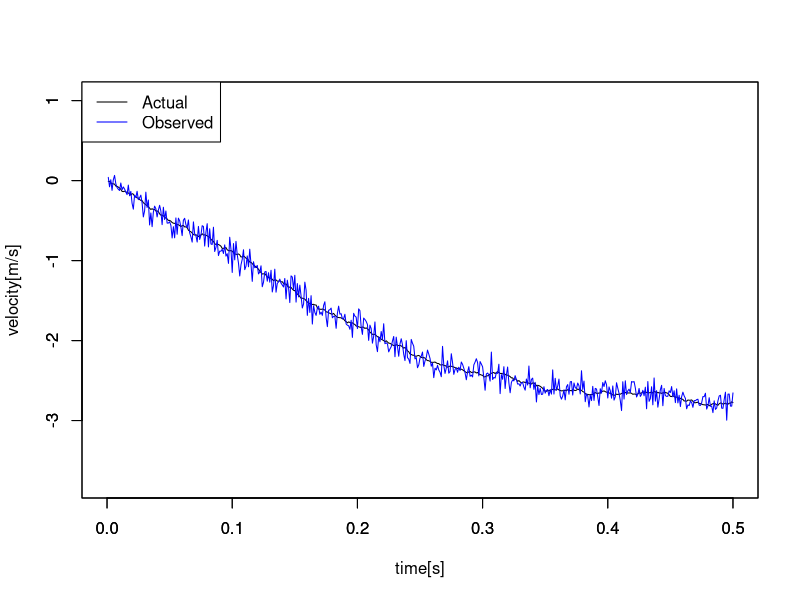
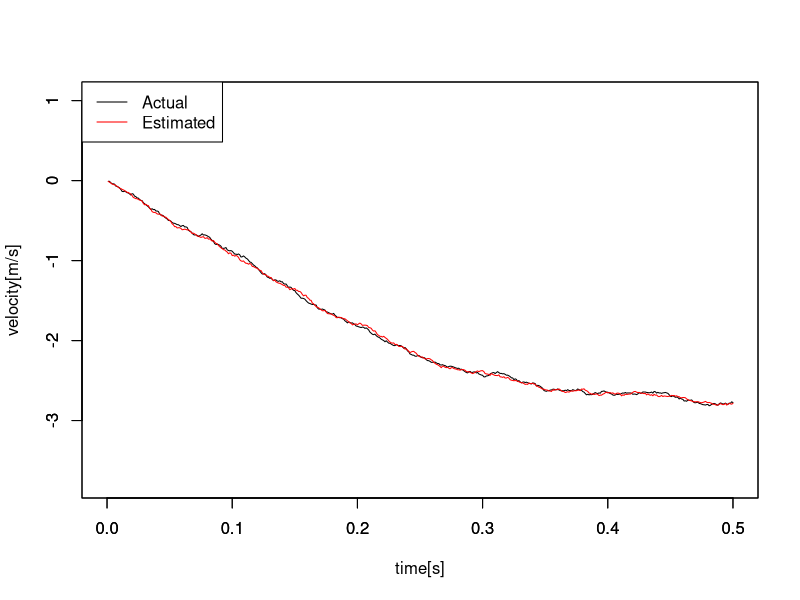
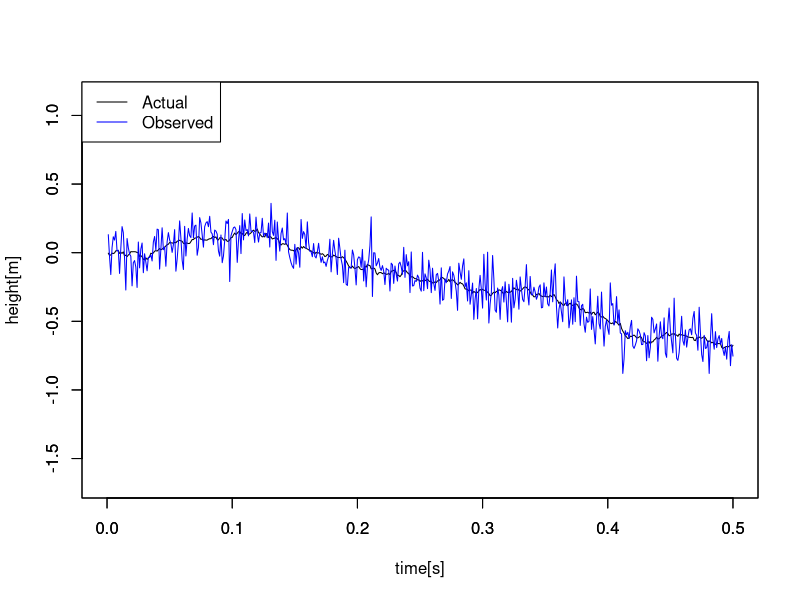
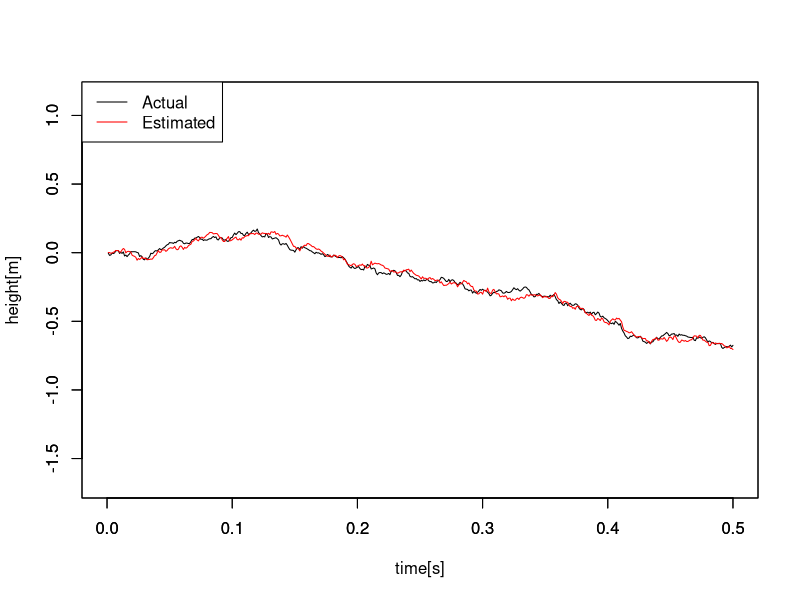
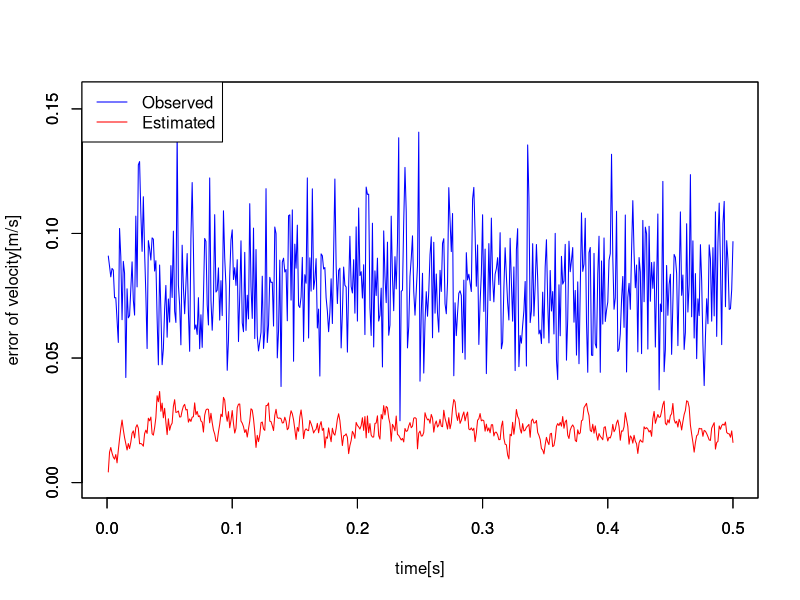

The R script that drew these images, in order:
library(scatterplot3d)
library(numDeriv)
library(MASS)

deltaT <- 0.001 # 時間ステップ
g <- 9.80       # 重力加速度[m/s^2]
kappa <- 1      # 抵抗係数
m <- 1          # 物体の質量[m/kg]
dimension <- 2  # 位置と速度の2次元ベクトル 

f1 <- function(x,v){
  x + v*deltaT
}
f2 <- function(x,v){
  v + deltaT*(-g + kappa/m*v*v)
}
f <- function(x){
  c(f1(x = x[1],v = x[2]),
    f2(x = x[1],v = x[2]))
}

C <- diag(dimension) # 観測方程式のC

stateVariance <- 0.0001 # 状態ノイズの分散
obsVariance <- 0.01     # 観測ノイズの分散
nObs <- 500             # 時間ステップの繰り返し数
itr_num <-  10          # この回数分,違った乱数を生成

act_obs <- data.frame(X=rep(0, nObs),
                      Y=rep(0, nObs)) # 真値と観測値の誤差
act_est <- data.frame(X=rep(0, nObs),
                      Y=rep(0, nObs)) #真値と推定値の誤差


Q <- diag(c(stateVariance, stateVariance)) # State eq. noise Covariance
R <- diag(c(obsVariance,obsVariance))      # Observation eq. noise Covariance

"EKF main part"
for (j in 1:itr_num){
  x_est <- c(0, 0) # 初期値
  x_actual <- c(0, 0) # 初期値
  V <-  diag(c(0, 0))
  state_noise <- mvrnorm(nObs, c(0,0),Q)
  obs_noise <- mvrnorm(nObs, c(0,0),R)

  Time <- data.frame(Time=rep(NA, nObs))
  Actual   <- data.frame(X=rep(NA, nObs),
                       Y=rep(NA, nObs))
  Observed <- data.frame(X=rep(NA, nObs),
                       Y=rep(NA, nObs))
  Estimated <- data.frame(X=rep(NA, nObs),
                       Y=rep(NA, nObs))
  for(i in 1:nObs){
    # Observe
    x_actual <- c(f1(x_actual[1],x_actual[2]),
                f2(x_actual[1],x_actual[2])) + state_noise[i,]
    y <- C %*% x_actual + obs_noise[i,]
    # Predict
    x_prime <- f(x = x_est)
    A <- jacobian(f, x=x_est) 
    V_prime <- A %*% V %*% t(A) + Q
    # Update
    K <- V_prime %*% t(C) %*% solve(C %*% V_prime %*% t(C) + R)
    x_est <- x_prime + K %*% (y - C %*% x_prime)
    V <- (diag(dimension) - K %*% C) %*% V_prime
    
    Time[i,] <- deltaT*i
    Estimated[i,] <- x_est
    Actual[i,] <- x_actual
    Observed[i,] <- y
  }
  
  sum_obs <- 0.0
  sum_est <- 0.0
  for (k in 1:nObs){
    sum_obs <- sum_obs + abs(Actual[k,2] - Observed[k,2])
    sum_est <- sum_est + abs(Actual[k,2] - Estimated[k,2])
    act_obs[k,2] <- act_obs[k,2] + abs(Actual[k,2] - Observed[k,2])
    act_est[k,2] <- act_est[k,2] + abs(Actual[k,2] - Estimated[k,2])
  }
}

"plot output"
pdf("velocity1.pdf")
plot(Time[,1],Actual[,2],xlim = c(0,deltaT*nObs),ylim = c(Actual[nObs,2]-1,Observed[1,2]+1),
     xlab="time[s]", ylab="velocity[m/s]",col = "black",type="l")
par(new=T)
plot(Time[,1],Observed[,2],xlim = c(0,deltaT*nObs),ylim = c(Actual[nObs,2]-1,Observed[1,2]+1),
     xlab="", ylab="",col = "blue",type="l")
legend("topleft",legend=c("Actual","Observed"),col=c("black","blue"),lty=c(1,1))
dev.off()

pdf("velocity2.pdf")
plot(Time[,1],Actual[,2],xlim = c(0,deltaT*nObs),ylim = c(Actual[nObs,2]-1,Observed[1,2]+1),
     xlab="time[s]", ylab="velocity[m/s]",col = "black",type="l")
par(new=T)
plot(Time[,1],Estimated[,2],xlim =c(0,deltaT*nObs),ylim = c(Actual[nObs,2]-1,Observed[1,2]+1),
     xlab="", ylab="",col = "red",type="l")
legend("topleft",legend=c("Actual","Estimated"),col=c("black","red"),lty=c(1,1))
dev.off()

pdf("height1.pdf")
plot(Time[,1],Actual[,1],xlim = c(0,deltaT*nObs),ylim = c(Actual[nObs,1]-1,Observed[1,1]+1),
     xlab="time[s]", ylab="height[m]",col = "black",type="l")
par(new=T)
plot(Time[,1],Observed[,1],xlim = c(0,deltaT*nObs),ylim = c(Actual[nObs,1]-1,Observed[1,1]+1),
     xlab="", ylab="",col = "blue",type="l")
par(new=T)
legend("topleft",legend=c("Actual","Observed"),col=c("black","blue"),lty=c(1,1))
dev.off()

pdf("height2.pdf")
plot(Time[,1],Actual[,1],xlim = c(0,deltaT*nObs),ylim = c(Actual[nObs,1]-1,Observed[1,1]+1),
     xlab="time[s]", ylab="height[m]",col = "black",type="l")
par(new=T)
plot(Time[,1],Estimated[,1],xlim =c(0,deltaT*nObs),ylim = c(Actual[nObs,1]-1,Observed[1,1]+1),
     xlab="", ylab="",col = "red",type="l")
legend("topleft",legend=c("Actual","Estimated"),col=c("black","red"),lty=c(1,1))
dev.off()

pdf("error_velocity.pdf")
plot(Time[,1],act_obs[,2]/itr_num,xlim = c(0,deltaT*nObs),ylim=c(0,sum_obs/nObs*2),
     xlab="time[s]", ylab="error of velocity[m/s]",col = "blue",type="l")
par(new=T)
plot(Time[,1],act_est[,2]/itr_num,xlim = c(0,deltaT*nObs),ylim=c(0,sum_obs/nObs*2),
     xlab="", ylab="",col = "red",type="l")
legend("topleft",legend=c("Observed","Estimated"),col=c("blue","red"),lty=c(1,1))
dev.off()
